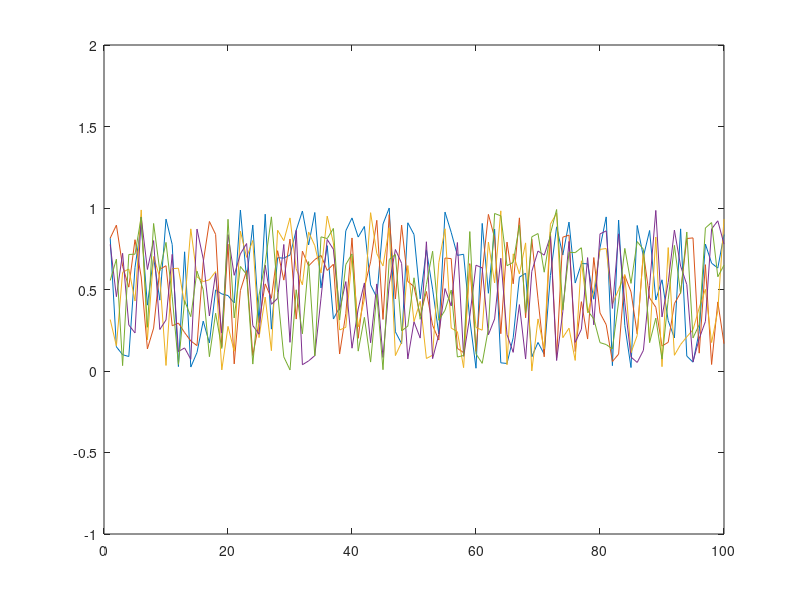
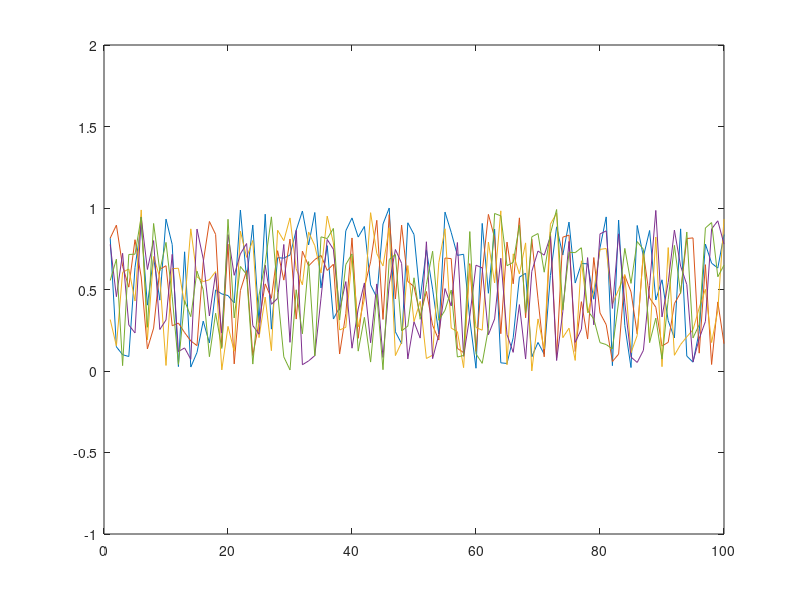

Recreate these plots in MATLAB, in order.

close all; figure; plot(1:100, rand(5,100))
set(gca, 'ylim', [-1 2])

file = fullfile(getenv('OBSDATADIR'), 'papers', 'paper1', 'figures', 'matlabFigs', ...
        'test');
saveas(gcf, file, 'epsc');
savefig(gcf, file);